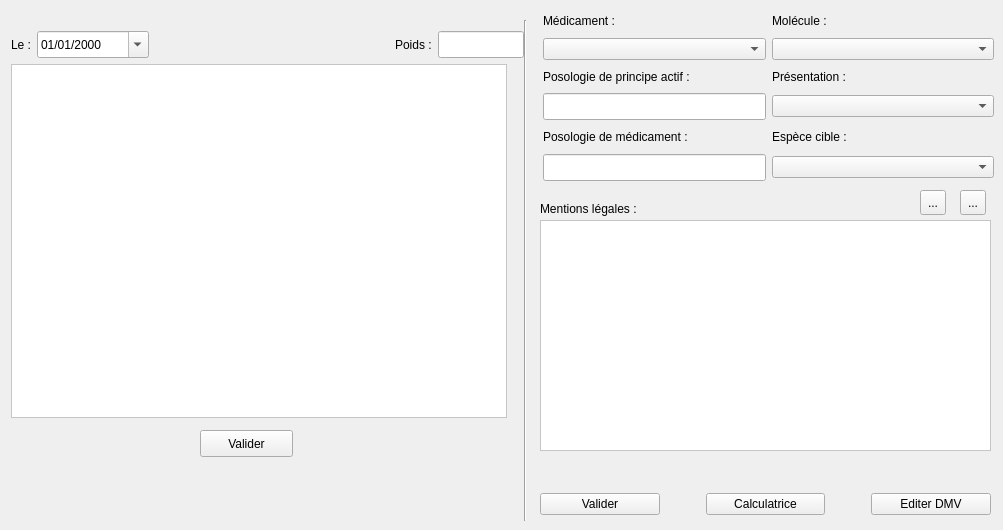
        <widget class="QWidget" name="tab_ordonnances">
         <attribute name="title">
          <string>Ordonnances</string>
         </attribute>
         <widget class="QTextBrowser" name="textBrowser_medicament">
          <property name="geometry">
           <rect>
            <x>540</x>
            <y>220</y>
            <width>451</width>
            <height>231</height>
           </rect>
          </property>
          <property name="styleSheet">
           <string notr="true">background-color: rgb(255, 255, 255);</string>
          </property>
         </widget>
         <widget class="QLabel" name="label_RCP">
          <property name="geometry">
           <rect>
            <x>540</x>
            <y>200</y>
            <width>131</width>
            <height>17</height>
           </rect>
          </property>
          <property name="text">
           <string>Mentions légales :</string>
          </property>
          <property name="buddy">
           <cstring>textBrowser_medicament</cstring>
          </property>
         </widget>
         <widget class="Line" name="line_3">
          <property name="geometry">
           <rect>
            <x>515</x>
            <y>20</y>
            <width>20</width>
            <height>501</height>
           </rect>
          </property>
          <property name="orientation">
           <enum>Qt::Vertical</enum>
          </property>
         </widget>
         <widget class="QToolButton" name="toolButton">
          <property name="geometry">
           <rect>
            <x>960</x>
            <y>190</y>
            <width>26</width>
            <height>25</height>
           </rect>
          </property>
          <property name="toolTip">
           <string>Texte complet</string>
          </property>
          <property name="text">
           <string>...</string>
          </property>
          <property name="icon">
           <iconset resource="resources.qrc">
            <normaloff>:/newPrefix/images/doc_all.png</normaloff>:/newPrefix/images/doc_all.png</iconset>
          </property>
          <property name="iconSize">
           <size>
            <width>20</width>
            <height>20</height>
           </size>
          </property>
         </widget>
         <widget class="QToolButton" name="toolButton_2">
          <property name="geometry">
           <rect>
            <x>920</x>
            <y>190</y>
            <width>26</width>
            <height>25</height>
           </rect>
          </property>
          <property name="toolTip">
           <string>Résumé</string>
          </property>
          <property name="text">
           <string>...</string>
          </property>
          <property name="icon">
           <iconset resource="resources.qrc">
            <normaloff>:/newPrefix/images/doc_abst.png</normaloff>:/newPrefix/images/doc_abst.png</iconset>
          </property>
          <property name="iconSize">
           <size>
            <width>32</width>
            <height>32</height>
           </size>
          </property>
         </widget>
         <widget class="QWidget" name="layoutWidget">
          <property name="geometry">
           <rect>
            <x>543</x>
            <y>10</y>
            <width>451</width>
            <height>171</height>
           </rect>
          </property>
          <layout class="QGridLayout" name="gridLayout">
           <item row="0" column="0">
            <widget class="QLabel" name="label_medicament">
             <property name="text">
              <string>Médicament :</string>
             </property>
             <property name="buddy">
              <cstring>comboBox_medicament</cstring>
             </property>
            </widget>
           </item>
           <item row="0" column="1">
            <widget class="QLabel" name="label_molecule">
             <property name="text">
              <string>Molécule :</string>
             </property>
             <property name="buddy">
              <cstring>comboBox_molecule</cstring>
             </property>
            </widget>
           </item>
           <item row="1" column="0">
            <widget class="QComboBox" name="comboBox_medicament">
             <property name="sizePolicy">
              <sizepolicy hsizetype="Minimum" vsizetype="Fixed">
               <horstretch>0</horstretch>
               <verstretch>0</verstretch>
              </sizepolicy>
             </property>
            </widget>
           </item>
           <item row="1" column="1">
            <widget class="QComboBox" name="comboBox_molecule">
             <property name="sizePolicy">
              <sizepolicy hsizetype="Preferred" vsizetype="Fixed">
               <horstretch>0</horstretch>
               <verstretch>0</verstretch>
              </sizepolicy>
             </property>
             <property name="baseSize">
              <size>
               <width>0</width>
               <height>0</height>
              </size>
             </property>
            </widget>
           </item>
           <item row="2" column="0">
            <widget class="QLabel" name="label_posomol">
             <property name="text">
              <string>Posologie de principe actif :</string>
             </property>
             <property name="buddy">
              <cstring>lineEdit_posomol</cstring>
             </property>
            </widget>
           </item>
           <item row="2" column="1">
            <widget class="QLabel" name="label_presentation">
             <property name="text">
              <string>Présentation :</string>
             </property>
             <property name="buddy">
              <cstring>comboBox_presentation</cstring>
             </property>
            </widget>
           </item>
           <item row="3" column="0">
            <widget class="QLineEdit" name="lineEdit_posomol">
             <property name="sizePolicy">
              <sizepolicy hsizetype="Minimum" vsizetype="Fixed">
               <horstretch>0</horstretch>
               <verstretch>0</verstretch>
              </sizepolicy>
             </property>
             <property name="minimumSize">
              <size>
               <width>0</width>
               <height>27</height>
              </size>
             </property>
            </widget>
           </item>
           <item row="3" column="1">
            <widget class="QComboBox" name="comboBox_presentation"/>
           </item>
           <item row="4" column="0">
            <widget class="QLabel" name="label_posomed">
             <property name="text">
              <string>Posologie de médicament :</string>
             </property>
             <property name="buddy">
              <cstring>lineEdit_posomed</cstring>
             </property>
            </widget>
           </item>
           <item row="4" column="1">
            <widget class="QLabel" name="label_especeCible">
             <property name="text">
              <string>Espèce cible :</string>
             </property>
             <property name="buddy">
              <cstring>comboBox_especeCible</cstring>
             </property>
            </widget>
           </item>
           <item row="5" column="0">
            <widget class="QLineEdit" name="lineEdit_posomed">
             <property name="sizePolicy">
              <sizepolicy hsizetype="Minimum" vsizetype="Fixed">
               <horstretch>0</horstretch>
               <verstretch>0</verstretch>
              </sizepolicy>
             </property>
             <property name="minimumSize">
              <size>
               <width>0</width>
               <height>27</height>
              </size>
             </property>
            </widget>
           </item>
           <item row="5" column="1">
            <widget class="QComboBox" name="comboBox_especeCible"/>
           </item>
          </layout>
         </widget>
         <widget class="QWidget" name="layoutWidget">
          <property name="geometry">
           <rect>
            <x>540</x>
            <y>490</y>
            <width>451</width>
            <height>29</height>
           </rect>
          </property>
          <layout class="QHBoxLayout" name="horizontalLayout_4">
           <item>
            <widget class="QPushButton" name="pushButton_validOrdonnance">
             <property name="text">
              <string>Valider</string>
             </property>
            </widget>
           </item>
           <item>
            <spacer name="horizontalSpacer_3">
             <property name="orientation">
              <enum>Qt::Horizontal</enum>
             </property>
             <property name="sizeType">
              <enum>QSizePolicy::Maximum</enum>
             </property>
             <property name="sizeHint" stdset="0">
              <size>
               <width>40</width>
               <height>20</height>
              </size>
             </property>
            </spacer>
           </item>
           <item>
            <widget class="QPushButton" name="pushButton_CalculPoso">
             <property name="text">
              <string>Calculatrice</string>
             </property>
            </widget>
           </item>
           <item>
            <spacer name="horizontalSpacer_4">
             <property name="orientation">
              <enum>Qt::Horizontal</enum>
             </property>
             <property name="sizeType">
              <enum>QSizePolicy::Maximum</enum>
             </property>
             <property name="sizeHint" stdset="0">
              <size>
               <width>40</width>
               <height>20</height>
              </size>
             </property>
            </spacer>
           </item>
           <item>
            <widget class="QPushButton" name="pushButton_DMV">
             <property name="text">
              <string>Editer DMV</string>
             </property>
            </widget>
           </item>
          </layout>
         </widget>
         <widget class="QWidget" name="layoutWidget">
          <property name="geometry">
           <rect>
            <x>11</x>
            <y>31</y>
            <width>513</width>
            <height>387</height>
           </rect>
          </property>
          <layout class="QVBoxLayout" name="verticalLayout_4">
           <item>
            <layout class="QHBoxLayout" name="horizontalLayout_3">
             <property name="sizeConstraint">
              <enum>QLayout::SetDefaultConstraint</enum>
             </property>
             <item>
              <widget class="QLabel" name="label_10">
               <property name="text">
                <string>Le :</string>
               </property>
               <property name="alignment">
                <set>Qt::AlignRight|Qt::AlignTrailing|Qt::AlignVCenter</set>
               </property>
               <property name="buddy">
                <cstring>dateEdit_ordonance</cstring>
               </property>
              </widget>
             </item>
             <item>
              <widget class="QDateEdit" name="dateEdit_ordonance">
               <property name="sizePolicy">
                <sizepolicy hsizetype="Fixed" vsizetype="Fixed">
                 <horstretch>0</horstretch>
                 <verstretch>0</verstretch>
                </sizepolicy>
               </property>
               <property name="minimumSize">
                <size>
                 <width>112</width>
                 <height>27</height>
                </size>
               </property>
               <property name="baseSize">
                <size>
                 <width>0</width>
                 <height>0</height>
                </size>
               </property>
               <property name="displayFormat">
                <string>dd/MM/yyyy</string>
               </property>
               <property name="calendarPopup">
                <bool>true</bool>
               </property>
              </widget>
             </item>
             <item>
              <spacer name="horizontalSpacer_2">
               <property name="orientation">
                <enum>Qt::Horizontal</enum>
               </property>
               <property name="sizeType">
                <enum>QSizePolicy::Fixed</enum>
               </property>
               <property name="sizeHint" stdset="0">
                <size>
                 <width>240</width>
                 <height>20</height>
                </size>
               </property>
              </spacer>
             </item>
             <item>
              <widget class="QLabel" name="label_11">
               <property name="text">
                <string>Poids :</string>
               </property>
               <property name="buddy">
                <cstring>lineEdit_poids</cstring>
               </property>
              </widget>
             </item>
             <item>
              <widget class="QLineEdit" name="lineEdit_poids">
               <property name="sizePolicy">
                <sizepolicy hsizetype="Fixed" vsizetype="Fixed">
                 <horstretch>15</horstretch>
                 <verstretch>0</verstretch>
                </sizepolicy>
               </property>
               <property name="minimumSize">
                <size>
                 <width>66</width>
                 <height>27</height>
                </size>
               </property>
              </widget>
             </item>
            </layout>
           </item>
           <item>
            <widget class="QTextEdit" name="textEdit">
             <property name="sizePolicy">
              <sizepolicy hsizetype="Preferred" vsizetype="Fixed">
               <horstretch>0</horstretch>
               <verstretch>0</verstretch>
              </sizepolicy>
             </property>
             <property name="minimumSize">
              <size>
               <width>491</width>
               <height>350</height>
              </size>
             </property>
             <property name="maximumSize">
              <size>
               <width>496</width>
               <height>391</height>
              </size>
             </property>
             <property name="styleSheet">
              <string notr="true">background-color: rgb(255, 255, 255);</string>
             </property>
            </widget>
           </item>
          </layout>
         </widget>
         <widget class="QPushButton" name="pushButton_OrdonnanceValid">
          <property name="geometry">
           <rect>
            <x>200</x>
            <y>430</y>
            <width>93</width>
            <height>27</height>
           </rect>
          </property>
          <property name="text">
           <string>Valider</string>
          </property>
         </widget>
        </widget>
